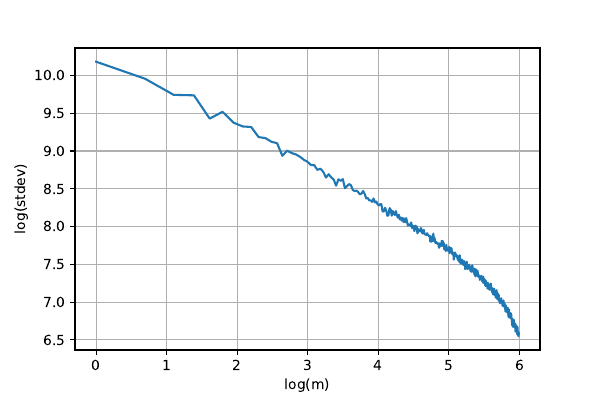

Write the Python code that produced this figure.
import numpy as np
from sklearn.datasets import load_boston
import matplotlib.pyplot as plt

BATCHES = 50

class BatchSampler(object):
    '''
    A (very) simple wrapper to randomly sample batches without replacement.

    You shouldn't need to touch this.
    '''
    
    def __init__(self, data, targets, batch_size):
        self.num_points = data.shape[0]
        self.features = data.shape[1]
        self.batch_size = batch_size

        self.data = data
        self.targets = targets

        self.indices = np.arange(self.num_points)

    def random_batch_indices(self, m=None):
        '''
        Get random batch indices without replacement from the dataset.

        If m is given the batch will be of size m. Otherwise will default to the class initialized value.
        '''
        if m is None:
            indices = np.random.choice(self.indices, self.batch_size, replace=False)
        else:
            indices = np.random.choice(self.indices, m, replace=False)
        return indices 

    def get_batch(self, m=None):
        '''
        Get a random batch without replacement from the dataset.

        If m is given the batch will be of size m. Otherwise will default to the class initialized value.
        '''
        indices = self.random_batch_indices(m)
        X_batch = np.take(self.data, indices, 0)
        y_batch = self.targets[indices]
        return X_batch, y_batch    


def load_data_and_init_params():
    '''
    Load the Boston houses dataset and randomly initialise linear regression weights.
    '''
    print('------ Loading Boston Houses Dataset ------')
    X, y = load_boston(True)
    features = X.shape[1]

    # Initialize w
    w = np.random.randn(features)

    print("Loaded...")
    print("Total data points: {0}\nFeature count: {1}".format(X.shape[0], X.shape[1]))
    print("Random parameters, w: {0}".format(w))
    print('-------------------------------------------\n\n\n')

    return X, y, w


def cosine_similarity(vec1, vec2):
    '''
    Compute the cosine similarity (cos theta) between two vectors.
    '''
    dot = np.dot(vec1, vec2)
    sum1 = np.sqrt(np.dot(vec1, vec1))
    sum2 = np.sqrt(np.dot(vec2, vec2))

    return dot / (sum1 * sum2)

#TODO: implement linear regression gradient
def lin_reg_gradient(X, y, w):
    '''
    Compute gradient of linear regression model parameterized by w
    '''
    n = X.shape[0]
    XtXW = np.dot(np.dot(np.transpose(X), X), w)
    Xty = np.dot(np.transpose(X), y)
    return (2*XtXW - 2*Xty)/n

def squared_distance(vec1, vec2):
    '''
    Compute the squared euclidean distance between two vectors
    '''
    return np.sum((vec2-vec1)**2)

def mean_mini_grad(w, K, batch_sampler):
    '''
    Compute mini-batch mean
    '''
    acc = 0
    for k in range(K):
        X_b, y_b = batch_sampler.get_batch()
        acc += lin_reg_gradient(X_b, y_b, w)
    return acc/K

def main():
    # Load data and randomly initialise weights
    X, y, w = load_data_and_init_params()
    K = 500
    m = 400
    # Create a batch sampler to generate random batches from data
    batch_sampler = BatchSampler(X, y, BATCHES)
    
    mean_gradient = mean_mini_grad(w, K, batch_sampler)
    lin_gradient = lin_reg_gradient(X, y, w)
    
    print("squared distance: ", squared_distance(mean_gradient, lin_gradient))
    print("cosine similarity: ", cosine_similarity(mean_gradient, lin_gradient))
    
    sd = np.arange(400)
    for i in range(1,m+1):
        gradient = np.arange(K)
        for k in range(K):
            X_b, y_b = batch_sampler.get_batch(i)
            gradient[k] = lin_reg_gradient(X_b, y_b, w)[0]
        sd[i-1] = np.std(gradient,ddof = 1)
       
    m = np.arange(400)
    m = m + 1
    plt.plot(log(m),log(sd))
    ax = plt.gca()
    ax.grid()
    plt.xlabel("log(m)")
    plt.ylabel("log(stdev)")
    plt.savefig("q3.pdf")
    
    
    
if __name__ == '__main__':
    main()
